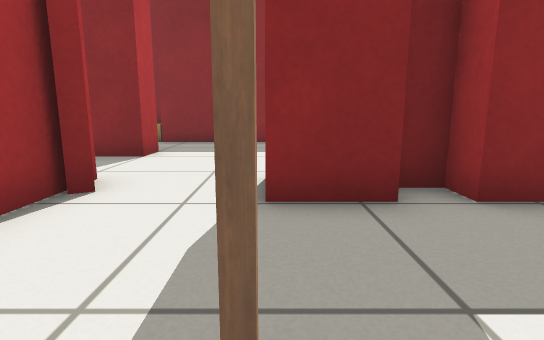
View 1 (above)

16 first-person views from a walk through a world built for the Gazebo simulator. The camera is 0.5 m above the floor, tilts 10° down and sees 80° across. The lines on the ground mark 1 m squares. The floor is counted in squares, 0.5 m on a side. Each view is taken from the middle of a square. On the plan, view 1 faces up. The plan holds only what a view shows up to about 12 squares ahead; the rest is blank. Simple patterns stand in for the simulator's built-in surfaces. Some stock models are drawn as simple stand-ins.

View 2
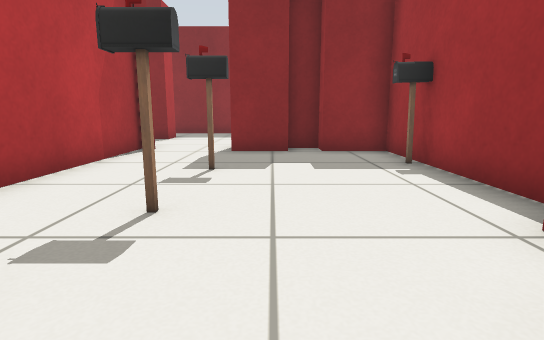

View 3
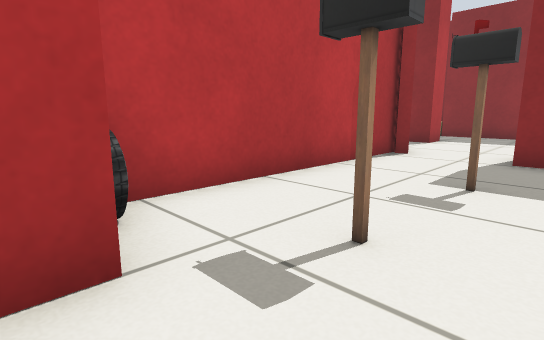

View 4
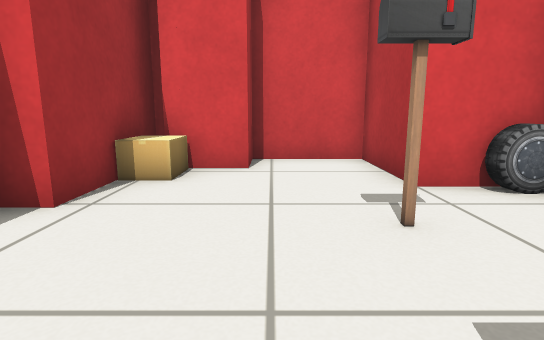

View 5
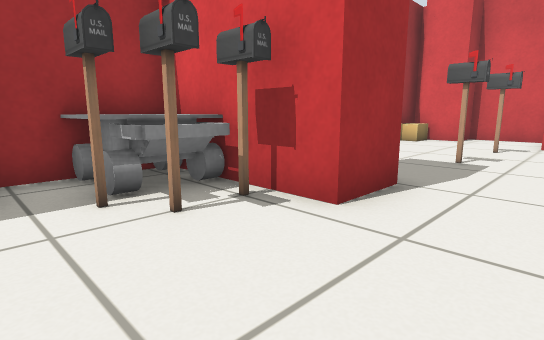

View 6
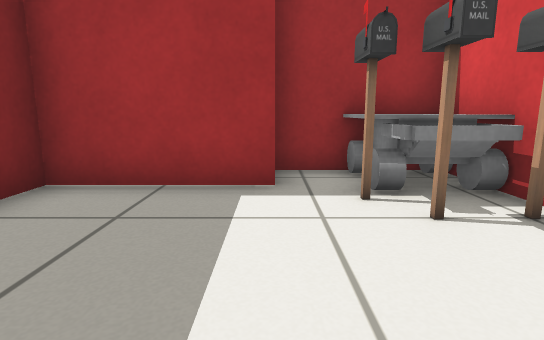

View 7
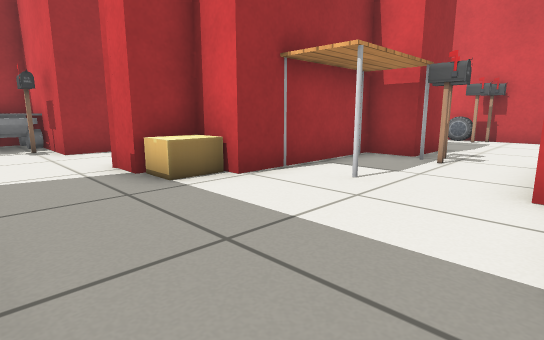

View 8
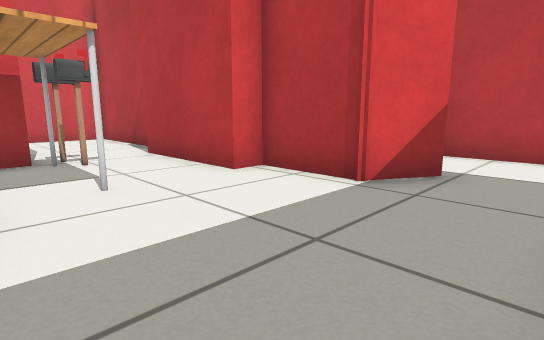

View 9
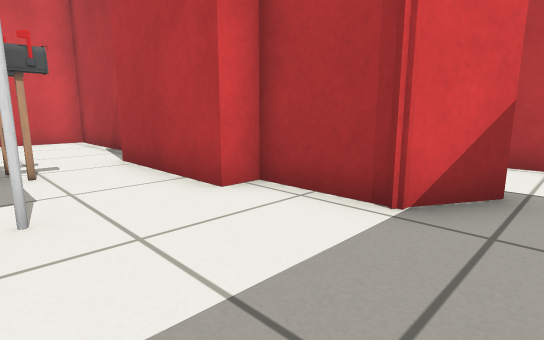

View 10
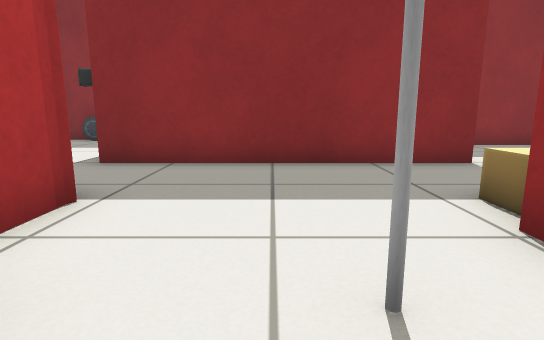

View 11
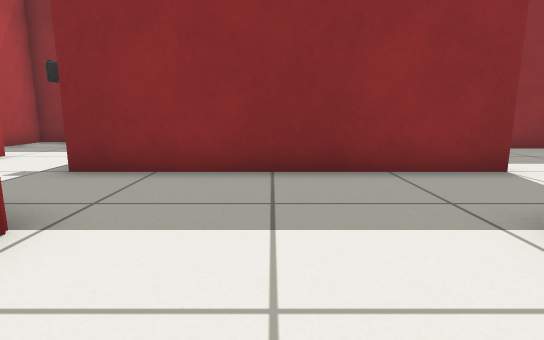

View 12
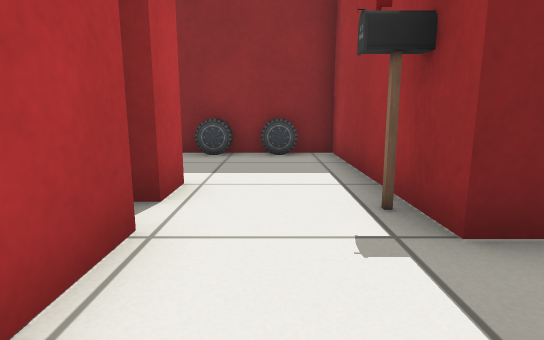

View 13
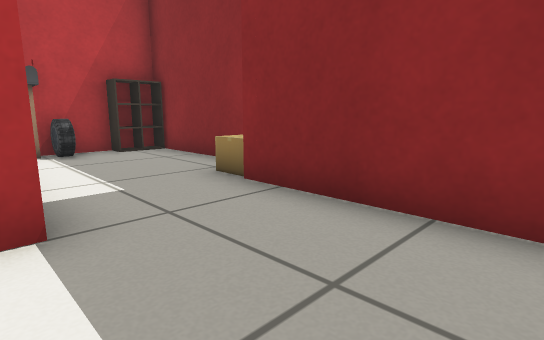

View 14
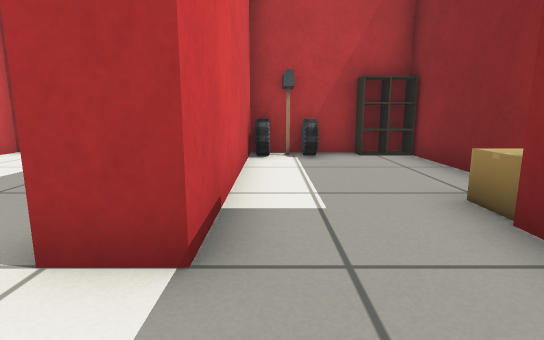

View 15
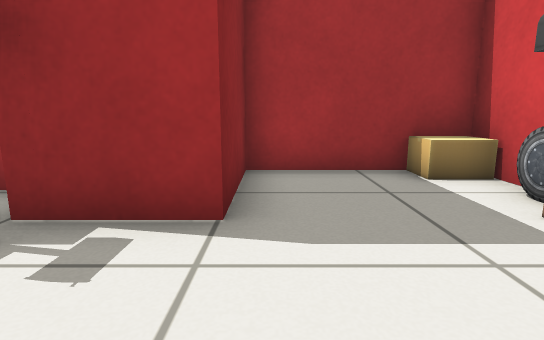

View 16
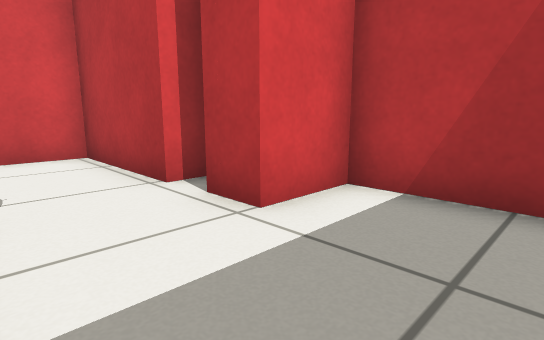

### Floor plan
Points are (right, up) in squares from view 1. A wall is a line through its corners. A room is listed if a view was taken in it or the views show most of it. See-through windows are left out.
Room 1 (views 1, 2, 3, 4)
walls: (4, -1.5) (4, 3.6) (2.4, 3.6) (2.4, 4.3) (1.4, 4.3); (1.5, 3.6) (-0.1, 3.6); (-2.6, -3.3) (-1, -3.3) (-1, -6) (1.4, -6) (1.4, -4.8) (3, -4.8); (-2.7, 4.2) (-2.7, -2.9); (3.3, -5.6) (3.3, -2.3) (4, -2.3)
ways out: opening at (-1.5, 4) to room 3
objects: car (-2, -3); postbox (0, -2); postbox (0, 1); cardboard box (3, -4); postbox (4, 1)
Room 2 (views 5, 6, 13, 14)
walls: (2.4, 7.9) (2.4, 11.2) (-2.6, 11.2); (-0.1, 5.1) (3.6, 5.1) (3.6, 8); (-3, 8.5) (-3, 7.5)
ways out: opening at (-1, 6.7) to room 3; opening at (-3, 9.5) to room 6
objects: postbox (1, 6); other object (2, 6) to (3, 7); postbox (2, 7)
Room 3 (views 7, 8, 9, 10, 11)
walls: (-4.9, 2.5) (-4.9, 3.7) (-4.5, 3.7); (-3.6, 4.9) (-2.7, 4.9); (-3, 7.5) (-9.5, 7.5); (-6.1, -0.5) (-4.9, -0.5); (-0.1, 3.6) (-0.1, 5.1); (-10.5, 5.3) (-9.3, 4.6) (-9.3, 2.5) (-8.6, 2.5) (-8.6, 0.6)
ways out: opening at (-1.5, 4) to room 1; opening at (-1, 6.7) to room 2; opening at (-10, 6.5) to room 4; opening at (-7.5, -0.5) to room 5
objects: postbox (-7, 0); table (-6, 0) to (-5, 2); cardboard box (-4, 4)
Room 4 (views 12, 16)
walls: (-13.9, 7.7) (-13.2, 7.7) (-13.2, 4) (-11.6, 4); (-9.5, 7.5) (-10.5, 7.5) (-10.5, 13.2) (-11.6, 13.2); (-13.4, 13.2) (-15, 13.2) (-15, 9.6) (-13.2, 9.6) (-13.2, 8.5)
ways out: opening at (-10, 6.5) to room 3
objects: car (-13, 13); car (-12, 13); postbox (-11, 8)
Room 5 (view 15)
walls: (-9.3, -2.5) (-9.3, -6.4) (-3.4, -6.4) (-3.4, -2.5) (-6.1, -2.5) (-6.1, -0.5); (-8.6, 0.6) (-8.6, -1.1)
ways out: opening at (-7.5, -0.5) to room 3
objects: postbox (-7, -1); postbox (-6, -6); car (-5, -6); cardboard box (-4, -6)
Room 6 (no view inside)
walls: (-5.1, 12.4) (-9.3, 12.4) (-9.3, 10.4); (-8.5, 11.7) (-9.2, 11.7); (-9.2, 8.5) (-3, 8.5); (-8.6, 12.4) (-8.6, 11.2) (-9.3, 11.2); (-2.6, 11.2) (-3.8, 11.2)
ways out: opening at (-3, 9.5) to room 2
objects: car (-9, 9); car (-9, 10); postbox (-8, 9); cardboard box (-4, 12)

Where each view was taken, in squares from view 1:
view 1: 0 up, 0 right, facing up
view 2: 5 down, 1 right, facing up
view 3: 4 down, 1 right, facing up-left
view 4: 1 up, 1 right, facing down
view 5: 8 up, 2 left, facing down-right
view 6: 8 up, 2 left, facing right
view 7: 7 up, 9 left, facing down-right
view 8: 7 up, 5 left, facing down-left
view 9: 6 up, 6 left, facing down-left
view 10: 1 up, 7 left, facing up
view 11: 2 up, 7 left, facing up
view 12: 5 up, 12 left, facing up
view 13: 8 up, 0 right, facing up-left
view 14: 9 up, 1 left, facing left
view 15: 3 down, 9 left, facing right
view 16: 12 up, 11 left, facing down-left
